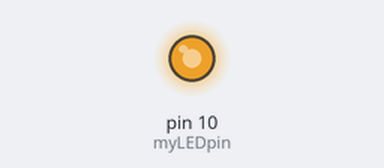
Recording of a sketch running on a simulated Arduino Uno, built with avr-gcc and run on an emulated ATmega328P. On the bench: output pins drawn as LEDs (lit = HIGH). Random numbers use the default seed unless the sketch sets one.

Above: at 0.05 s.
At 19.71 s:
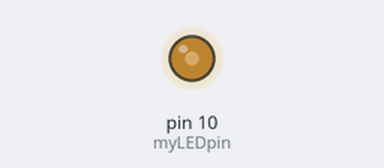
At 39.31 s:
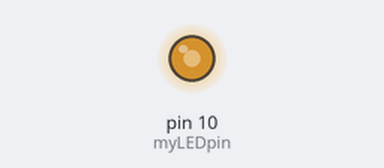
Timing chart, 0 to 40.0 s (numbered marks = the images above):
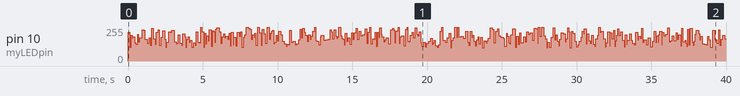

The sketch:

05_CandleFlicker.ino
```cpp
// A program to simulate a candle flickering effect on an LED.
// Use the random function to vary both the brightness and the time
// between changes to that brightness to simulate the random flickering
// of a candle.
int myLEDpin = 10; // define a global integer (int) variable to hold the pin number
void setup() {
  pinMode(myLEDpin, OUTPUT);  // initialize digital pin 10 as an output.
}
void loop() {
   // write a random value for the brightness using analogWrite to get different brightness
   // and the random function to choose a different brightness value each time through the loop
   analogWrite(myLEDpin, random(100, 256));  // random value from 100 to 255
   delay(random(50, 151));                                 // delay for a random time from 50ms to 150ms
} // loop() will repeat forever
```
